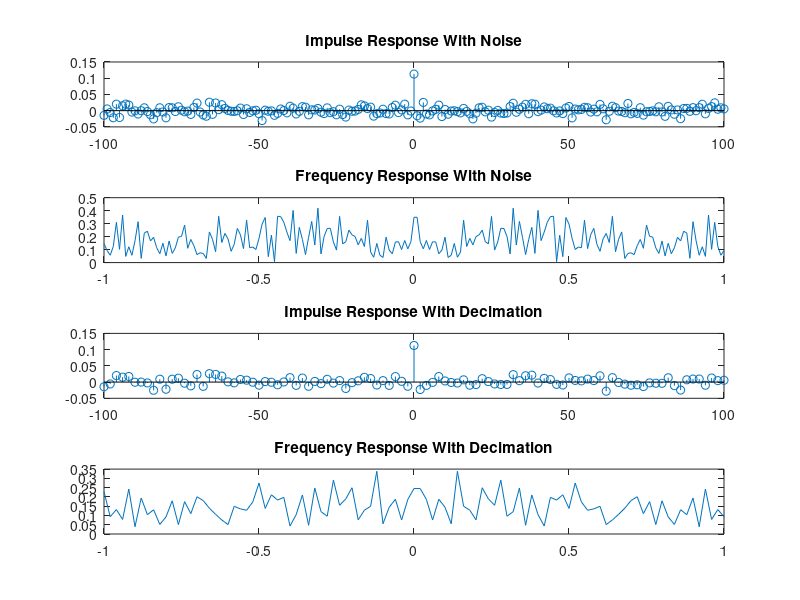

The MATLAB script that drew this image:
clc
clear
close all

n=-100:100;
w0=0.33*2*pi;
w=0.05*2*pi;

bn=(2*w/pi)*(sin(w*n)./(pi*n)).*cos(w0*n);
bn(101)=w/pi;%Hopital

NoiseBn=awgn(bn,40);

DS_NoiseBn=NoiseBn(1:2:end);

Hw_N=fft(NoiseBn);

DS_Hw_N=fft(DS_NoiseBn);

f=-1:1/((length(Hw_N)-1)/2):1;
f2=-1:1/((length(DS_NoiseBn)-1)/2):1;

subplot(4,1,1),stem(n,NoiseBn);
title('Impulse Response With Noise')
subplot(4,1,2),plot(f,abs(Hw_N))
title('Frequency Response With Noise')

subplot(4,1,3),stem(n(1:2:end),DS_NoiseBn);
title('Impulse Response With Decimation')
subplot(4,1,4),plot(f2,abs(DS_Hw_N))
title('Frequency Response With Decimation')